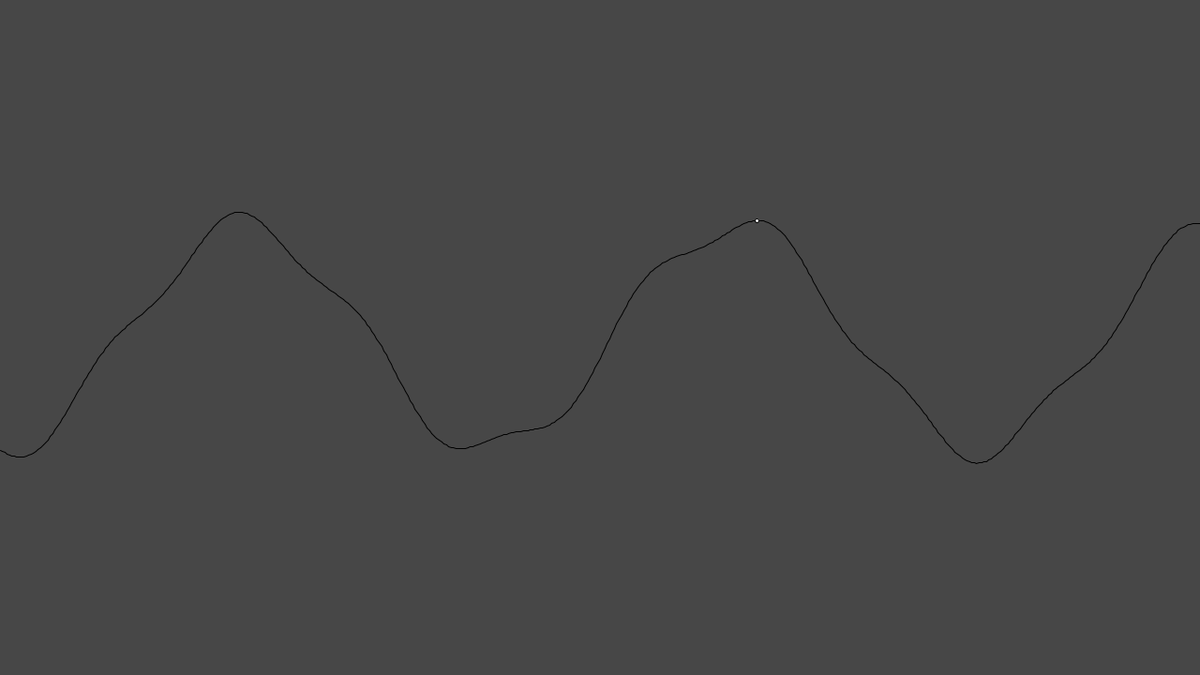
Frame 1 (no input)
Frame 60 (the mouse pressed at the canvas centre just before this capture): identical to frame 1, image omitted
Frame 120 (the mouse held since frame 60 and released just before this capture): identical to frame 1, image omitted

The Processing sketch that drew this single still picture (run headless with seeded random() and noise(); from frame 60 on, the mouse is pressed at the canvas centre):

// Processing sketch: optreg
// ── optreg.pde

float startPoint = random(90, 1200);
FloatList iterations = new FloatList();


void setup() {
  size(1280, 720);

  println(startPoint);

  iterations.append(startPoint);
}


void draw() {
  background(71);




  drawObjective();

  drawIterates();
}

void calcNextIterate() {

  float x = iterations.get(iterations.size() - 1);

  //calc gradient
  float dx = 0.2;
  float o2 = objective(x + dx);
  float o1 = objective(x);
  float o0 = objective(x - dx);

  float der_f = (o2 - o0)/(2.0*dx);
  float derder_f = (o2 - 2*o1 + o0)/(dx*dx);

  if (derder_f == 0.0) derder_f = 1.0; 
  float step = - der_f / abs(derder_f);

  println(o0, ";", o1, ";", o2, ";"); 

  print(step, "; "); 
  print(der_f, "; "); 
  print(derder_f, "; ");

  float stepSize = 1.0;
  float o = objective(x + stepSize * step);

  int itrtns = 0;

  while (o > (o1 + 0.5*stepSize*step*der_f)) {
    itrtns++;
    stepSize /= 1.5;
    o = objective(x + stepSize * step);
  }

  println(itrtns);

  iterations.append(x + stepSize * step);

  /*
  if (der_f > 0.0) {
   iterations.append(x + 10.0*der_f);
   } else {
   iterations.append(x + 10.0*der_f);
   }*/
}

float calcGrad(float x) {

  float dx = 0.02;
  float o0 = objective(x + dx);
  float o2 = objective(x - dx);

  float der_f = (o0 - o2)/(2.0*dx);

  return der_f;
}

float calcHess(float x) {

  float dx = 0.02;
  float o0 = objective(x + dx);
  float o1 = objective(x);
  float o2 = objective(x - dx);

  float derder_f = (o0 - 2*o1 + o2)/(dx*dx);

  return derder_f;
}

void drawIterates() {
  int l = iterations.size();
  for (int i = 0; i < l; i++) {
    float x = iterations.get(i);
    float o = objective(x);
    ellipse(x, height - o, 4, 4);
  }
}

void drawObjective() {
  int steps = 500;

  for (int i = 0; i < steps; i++) {
    float dx = width / float(steps);

    float x1 = i*dx;
    float x2 = (i+1)*dx;

    float o1 = height - objective(x1);
    float o2 = height - objective(x2);

    line(x1, o1, x2, o2);
  }
}

float objective(float x) {
  float xx = x * 14.0 / width;

  //float o = 0.2*sin(4*xx) + 0.85*cos(1.1*xx);
  float o = 0.1*sin(4*xx) + 0.85*cos(1.1*xx);

  return height/2 - height*o/5.1;
}

void resetIterates(){
  int l = iterations.size();
  for (int i = 0; i < l; i++) {
    iterations.remove(0);
  }
  iterations.append(random(50, 1180));
  
}

void keyPressed() {
  switch (key) {
  case 'n':
    calcNextIterate();
    break;
  case 'r':
    resetIterates();
    break;
  }
}
